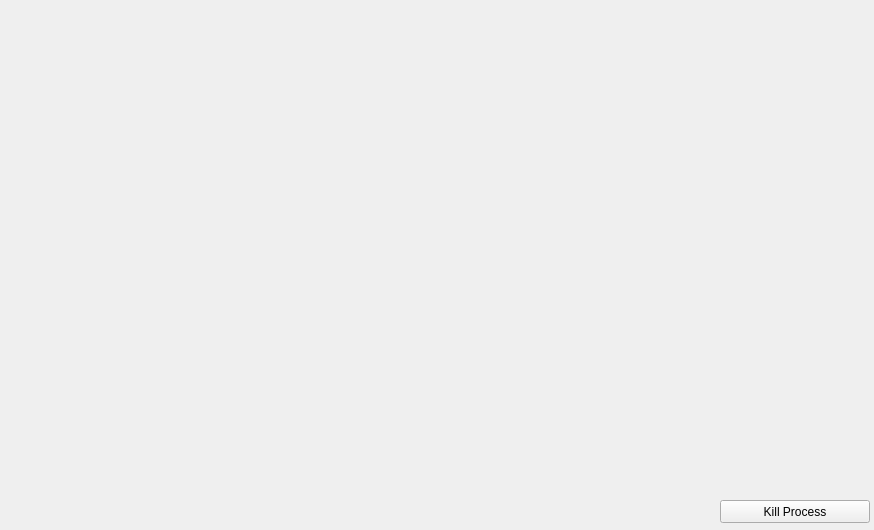
<?xml version="1.0" encoding="UTF-8"?>
<ui version="4.0">
 <class>MainWindow</class>
 <widget class="QMainWindow" name="MainWindow">
  <property name="geometry">
   <rect>
    <x>0</x>
    <y>0</y>
    <width>874</width>
    <height>530</height>
   </rect>
  </property>
  <property name="minimumSize">
   <size>
    <width>874</width>
    <height>530</height>
   </size>
  </property>
  <property name="maximumSize">
   <size>
    <width>874</width>
    <height>530</height>
   </size>
  </property>
  <property name="windowTitle">
   <string>WeaponDetection</string>
  </property>
  <widget class="QWidget" name="centralwidget">
   <widget class="QLabel" name="label_detection">
    <property name="geometry">
     <rect>
      <x>10</x>
      <y>7</y>
      <width>854</width>
      <height>480</height>
     </rect>
    </property>
    <property name="text">
     <string/>
    </property>
   </widget>
   <widget class="QPushButton" name="stop_detection">
    <property name="geometry">
     <rect>
      <x>720</x>
      <y>500</y>
      <width>150</width>
      <height>23</height>
     </rect>
    </property>
    <property name="text">
     <string>Kill Process</string>
    </property>
   </widget>
  </widget>
 </widget>
 <resources/>
 <connections/>
</ui>
